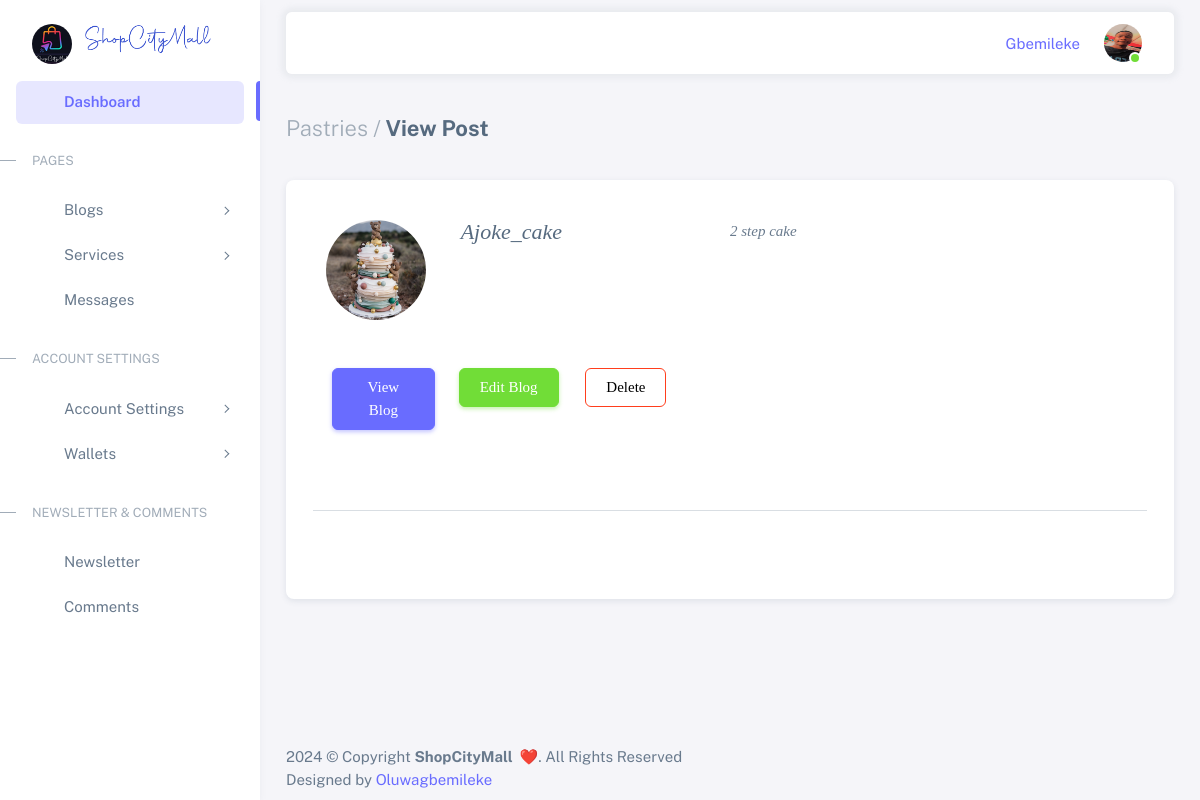
The page /user/view_pastries/ (signed in) on the database its author committed.
### users/models.py (models this page shows, shortened)
class NewUser(AbstractBaseUser, PermissionsMixin):
    IS_VENDOR = "V"
    IS_USER = "U"
    CHOOSE = ""
    ACCOUNT_TYPE = [
        (IS_VENDOR, 'Vendor'),
        (IS_USER, 'User'),
        (CHOOSE, 'Type of account')
    ]
    image = models.ImageField(blank=True, verbose_name='User Image', null=True, upload_to='uploads', default='')
    email = models.EmailField(_('email address'), unique=True)
    user_name = models.CharField(max_length=150, unique=True)
    first_name = models.CharField(max_length=150)
    last_name = models.CharField(max_length=150)
    start_date = models.DateTimeField(default=timezone.now)
    phone_number = models.CharField(max_length=100, blank=True)
    about = models.TextField(_('about'), max_length=500, blank=True)
    account_type = models.CharField(max_length=40, choices=ACCOUNT_TYPE, default=CHOOSE)
    is_active = models.BooleanField(default=True)
    is_staff = models.BooleanField(default=False)
    is_admin= models.BooleanField(default=False)
    objects = CustomAccountManager()
    USERNAME_FIELD = 'email'
    REQUIRED_FIELDS = ['user_name', 'first_name', 'last_name']
    def image_url(self):
        if self.image:
            return self.image.url

### frontend/models.py (models this page shows, shortened)
class Pastries(models.Model):
    image = models.ImageField(blank=True, verbose_name='Image', null=True, upload_to='uploads/' )
    detail = models.TextField(max_length=500, verbose_name='Package Details')
    vendor_brand = models.CharField(max_length=100, verbose_name='Brand')
    price = models.CharField(max_length=20, verbose_name='Price')
    delivery_fee = models.CharField(max_length=20, verbose_name='Delivery Fee')
    date = models.DateTimeField(auto_now_add=True)
    user = models.ForeignKey(NewUser, on_delete=models.CASCADE)
    class Meta():
        verbose_name_plural = 'Pastries'

### backend/views.py (the view)
# urls.py: path('view_pastries/', views.pastries, name='pastries'),
@login_required(login_url='/backend/login/')
def pastries(request):
    pastries = Pastries.objects.order_by('-date')
    return render(request, 'backend/pastries.html', {'pastries':pastries})

### templates/backend/pastries.html (shortened to what this page needs)
{% extends 'backend/base.html' %}
{% load static %}
{% block content %}
          <div class="content-wrapper">
            <div class="container-xxl flex-grow-1 container-p-y">
              <h4 class="fw-bold py-3 mb-4"><span class="text-muted fw-light">Pastries /</span> View Post</h4>
              <div class="row">
                <div class="col-md-12">
                  <div class="card mb-4">
                    <div class="card-body">
                     <div class="row p-3" style="font-family: Georgia, 'Times New Roman', Times, serif; font-style: oblique;">
                        {% if pastries %}
                            {% for p in pastries %}
                            <div class="row">
                                <div class="col-md-2 col-sm-12">
                                    <figure >
                                        <img src="{{ p.image.url }}" alt=""style="width: 100px;height: 100px; border-radius:50%;" >
                                    </figure>
                                </div>
                                <div class="col-md-4 col-sm-12">
                                    <h4>{{ p.vendor_brand }}</h4>
                                </div>
                                <div class="col-md-6 col-sm-12">
                                    <p>{{ p.detail|truncatewords:30 }}</p>
                                </div>
                                <div class="row p-4">
                                    <div class="col-md-2 p-2">
                                        <button type="submit" class=" btn btn-primary me-2 fa fa-fw fa-eye"><a href="#" style="color:#fff;">View Blog</a></button>
                                    </div>
                                    <div class="col-md-2 p-2">
                                        <button type="submit" class=" btn btn-success me-2 fa fa-fw fa-pencil"><a href="{{ p.id }}" style="color:#fff;">Edit Blog</a></button>
                                    </div>
                                    <div class="col-md-2 p-2">
                                        <button type="reset" class=" btn btn-outline-danger fa fa-fw fa-times-circle-o"><a href="{% url 'backend:delete_pastries'  p.id  %}" style="color:black;">Delete</a></button>
                                    </div>
                                </div>
                            </div>
                            <hr class="my-5" />
                            {% endfor%}
                        {% endif %}
                    </div>
                    </div>
                  </div>
                </div>
              </div>
            </div>
  {% endblock %}

### templates/backend/admin_sidebar.html (shortened to what this page needs)
{% load static %}
<aside id="layout-menu" class="layout-menu menu-vertical menu bg-menu-theme">
    <div class="app-brand demo">
      <a href="{% url 'index' %}" class="app-brand-link">
        <img src="{% static 'frontend/assets/img/shopcityfav.png' %}" data-retina="true" alt="" width="40" height="40" style="border-radius: 30px;" >&nbsp; &nbsp;</a>
        <h1 class="logo me-auto"><a href="{% url 'index' %}" ><img src="{% static 'frontend/assets/img/logo.png' %} " style="width: 130px !important;"></a></h1>
    </div>
    <ul class="menu-inner py-1">
      <li class="menu-item active">
        <a href="{% url 'backend:dashboard' %}" class="menu-link">
          <i class="menu-icon tf-icons bx bx-home-circle"></i>
          <div data-i18n="Analytics">Dashboard</div>
        </a>
      </li>
      <li class="menu-header small text-uppercase">
        <span class="menu-header-text">Pages</span>
      </li>
      <li class="menu-item">
        <a href="javascript:void(0);" class="menu-link menu-toggle">
          <i class="menu-icon tf-icons bx bx-cube-alt"></i>
          <div data-i18n="Misc">Blogs</div>
        </a>
      </li>
      <li class="menu-item">
        <a href="javascript:void(0);" class="menu-link menu-toggle">
          <i class="menu-icon tf-icons bx bx-chat"></i>
          <div data-i18n="Contact">Services</div>
        </a>
      </li>
      <li class="menu-item">
        <a href="{% url 'backend:message' %}" class="menu-link">
          <i class="menu-icon tf-icons bx bx-chat"></i>
          <div data-i18n="Contact">Messages</div>
        </a>
      </li>
      <li class="menu-header small text-uppercase"><span class="menu-header-text">Account Settings</span></li>
      <li class="menu-item">
        <a href="javascript:void(0);" class="menu-link menu-toggle">
          <i class="menu-icon tf-icons bx bx-dock-top"></i>
          <div data-i18n="Account Settings">Account Settings</div>
        </a>
      </li>
      <li class="menu-item">
        <a href="javascript:void(0);" class="menu-link menu-toggle">
          <i class="menu-icon tf-icons bx bx-wallet-alt"></i>
          <div data-i18n="Authentications">Wallets</div>
        </a>
      </li>
      <li class="menu-header small text-uppercase"><span class="menu-header-text">Newsletter &amp; Comments</span></li>
      <li class="menu-item">
        <a href="{% url 'backend:newsletter' %}" class="menu-link">
          <i class="menu-icon tf-icons bx bx-detail"></i>
          <div data-i18n="Newsletter">Newsletter</div>
        </a>
      </li>
      <li class="menu-item">
        <a href="#" class="menu-link">
          <i class="menu-icon tf-icons bx bx-chat"></i>
          <div data-i18n="Comments">Comments</div>
        </a>
      </li>
    </ul>
</aside>
<div class="layout-page">
  <nav
    class="layout-navbar container-xxl navbar navbar-expand-xl navbar-detached align-items-center bg-navbar-theme"
    id="layout-navbar"
  >
    <div class="navbar-nav-right d-flex align-items-center" id="navbar-collapse">
      <ul class="navbar-nav flex-row align-items-center ms-auto">
        <li class="nav-item lh-1 me-3">
          <a
            class="github-button"
            href="#"
            data-icon="octicon-star"
            data-size="large"
            data-show-count="true"
            aria-label="Star themeselection/sneat-html-admin-template-free on GitHub"
            >{{user.user_name }}</a
          >
        </li>
        <li class="nav-item navbar-dropdown dropdown-user dropdown">
          <a class="nav-link dropdown-toggle hide-arrow" href="javascript:void(0);" data-bs-toggle="dropdown">
            <div class="avatar avatar-online">
              <img class="img-profile rounded-circle" src="{{ user.image_url}}">
            </div>
          </a>
        </li>
      </ul>
    </div>
  </nav>

### static/backend/assets/css/demo.css (style rules this page uses)
.menu .app-brand.demo { height: 64px; margin-top: 12px; }

### rows shown on the page
NewUser: user_name "Gbemileke", image_url (picture)
Pastries: image (picture), vendor_brand "Ajoke_cake", detail "2 step cake"
